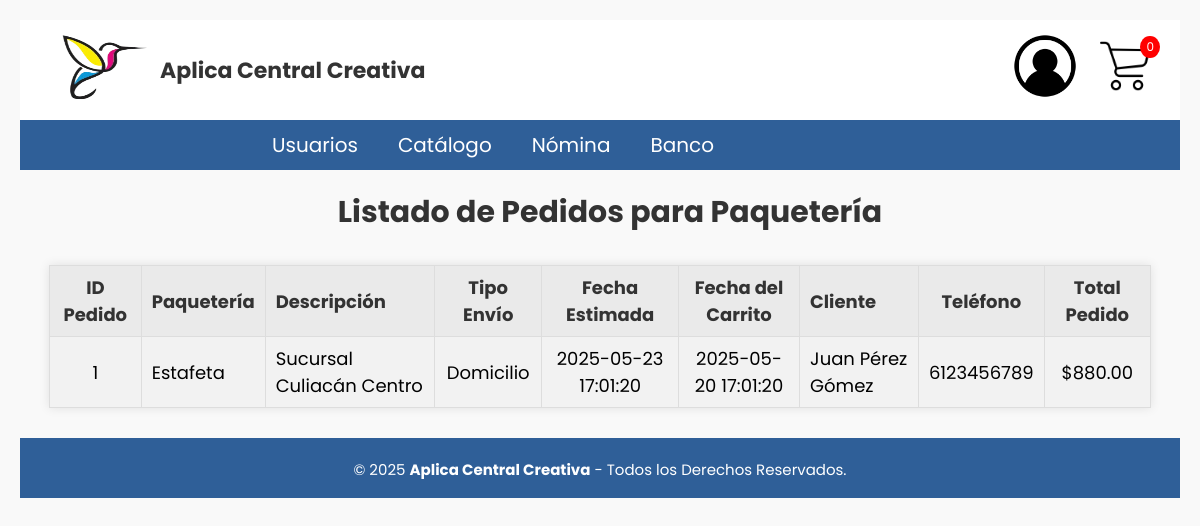
The page /Paqueteria/ver_pedidos.php (signed in) on the database its author committed.
### tables this page shows
CREATE TABLE pedido(
id_pedido INT NOT NULL PRIMARY KEY AUTO_INCREMENT,
id_envio INT NOT NULL,
id_paqueteria INT,
id_carrito INT NOT NULL,
iva DECIMAL(6,2) NOT NULL,
ieps DECIMAL(2),
id_direccion INT,
precio_total_pedido DECIMAL(6,2) NOT NULL,
CONSTRAINT fk_pedido_envio FOREIGN KEY (id_envio) REFERENCES envio(id_envio),
CONSTRAINT fk_pedido_paqueteria FOREIGN KEY (id_paqueteria) REFERENCES paqueteria(id_paqueteria),
CONSTRAINT fk_pedido_carrito FOREIGN KEY (id_carrito) REFERENCES carrito(id_carrito),
CONSTRAINT fk_pedido_direccion FOREIGN KEY (id_direccion) REFERENCES direccion(id_direccion)
);

CREATE TABLE paqueteria(
id_paqueteria INT NOT NULL PRIMARY KEY AUTO_INCREMENT,
nombre_paqueteria VARCHAR(50) NOT NULL,
descripcion VARCHAR(50) NOT NULL,
fecha DATETIME NOT NULL
);

CREATE TABLE envio(
id_envio INT NOT NULL PRIMARY KEY AUTO_INCREMENT,
tipo_envio ENUM('Domicilio','Punto de Entrega') NOT NULL,
costo DECIMAL(6,2) NOT NULL,
fecha_estimada DATETIME NOT NULL
);

CREATE TABLE carrito(
id_carrito INT NOT NULL PRIMARY KEY AUTO_INCREMENT,
id_cliente INT NOT NULL,
fecha DATETIME NOT NULL,
total DECIMAL(10,2) DEFAULT 0,
CONSTRAINT fk_cliente_carrito FOREIGN KEY (id_cliente) REFERENCES cliente(id_cliente)
);

CREATE TABLE cliente (
id_cliente INT NOT NULL PRIMARY KEY AUTO_INCREMENT,
id_usuario INT NOT NULL,
nom_persona VARCHAR(50) NOT NULL,
apellido_paterno VARCHAR(20) NOT NULL,
apellido_materno VARCHAR(20) NOT NULL,
telefono VARCHAR(10) NOT NULL,
monedero DECIMAL(6,2) DEFAULT 0,
CONSTRAINT fk_usuario FOREIGN KEY (id_usuario) REFERENCES usuario(id_usuario)
);

### Paqueteria/ver_pedidos.php (the view, shortened to what this page needs)
<?php
include '../BD/ConexionBD.php';
include ('../Nav/header.php');
$sql = "SELECT
            p.id_pedido,
            pq.nombre_paqueteria,
            pq.descripcion,
            e.tipo_envio,
            e.fecha_estimada,
            c.fecha AS fecha_carrito,
            p.precio_total_pedido,
            cl.nom_persona,
            cl.apellido_paterno,
            cl.apellido_materno,
            cl.telefono
        FROM pedido p
        JOIN paqueteria pq ON p.id_paqueteria = pq.id_paqueteria
        JOIN envio e ON p.id_envio = e.id_envio
        JOIN carrito c ON p.id_carrito = c.id_carrito
        JOIN cliente cl ON c.id_cliente = cl.id_cliente
        ORDER BY p.id_pedido DESC";
$result = $conn->query($sql);
?>
<!DOCTYPE html>
<html lang="es">
<head>
    <link rel="stylesheet" href="estilos_pedidos.css">
</head>
<body>
    <h2>Listado de Pedidos para Paquetería</h2>
    <table>
        <tr>
            <th>ID Pedido</th>
            <th class="descripcion">Paquetería</th>
            <th class="descripcion">Descripción</th>
            <th>Tipo Envío</th>
            <th>Fecha Estimada</th>
            <th>Fecha del Carrito</th>
            <th class="cliente">Cliente</th>
            <th class="telefono">Teléfono</th>
            <th>Total Pedido</th>
        </tr>
        <?php
        if ($result && $result->num_rows > 0) {
            while ($row = $result->fetch_assoc()) {
                echo "<tr>
                        <td>{$row['id_pedido']}</td>
                        <td class='descripcion'>{$row['nombre_paqueteria']}</td>
                        <td class='descripcion'>{$row['descripcion']}</td>
                        <td>{$row['tipo_envio']}</td>
                        <td>{$row['fecha_estimada']}</td>
                        <td>{$row['fecha_carrito']}</td>
                        <td class='cliente'>{$row['nom_persona']} {$row['apellido_paterno']} {$row['apellido_materno']}</td>
                        <td class='telefono'>{$row['telefono']}</td>
                        <td>\${$row['precio_total_pedido']}</td>
                      </tr>";
            }
        } else {
            echo "<tr><td colspan='9'>No hay pedidos registrados</td></tr>";
        }
        ?>
    </table>
    <?php
include '../Nav/footer.php';
?>
</body>
</html>

### CSS/cabecera.css (style rules this page uses)
html { font-size: 20px; overflow-y: auto; font-family: 'Poppins', sans-serif; }

### CSS/menu.css (style rules this page uses)
* { padding: 0px; margin: 0px; }

### CSS/formularios.css (style rules this page uses)
* { font-family: 'Poppins', sans-serif; margin: 0; padding: 0; box-sizing: border-box; }

### CSS/cabecera2.css (style rules this page uses)
* { padding: 0px; margin: 0px; }
h1, h2 { color: #000000; }
table { width: 100%; margin-bottom: 20px; border-collapse: collapse; }
table, th, td { border: 1px solid #ddd; }
th, td { padding: 10px; text-align: left; }

### CSS/Carrito.css (style rules this page uses)
body { font-family: 'Segoe UI', Tahoma, Geneva, Verdana, sans-serif; background-color: #f4f4f9; color: #000000; }
th, td { padding: 12px 15px; text-align: center; vertical-align: middle; }
tbody tr { border-bottom: 1px solid #eee; }

### CSS/direccion.css (style rules this page uses)
body { font-family: 'Segoe UI', Tahoma, Geneva, Verdana, sans-serif; background-color: #f4f4f9; color: #000000; }

### CSS/Tarjetas.css (style rules this page uses)
table { width: 95%; margin: 0 auto 40px auto; border-collapse: collapse; font-family: Arial, sans-serif; }
table th, table td { padding: 8px 10px; border: 1px solid #ddd; text-align: center; font-size: 0.9rem; }
table tbody tr:nth-child(even) { background-color: #f2f2f2; }

### CSS/confirmar_pedido.css (style rules this page uses)
body { font-family: 'Segoe UI', Tahoma, Geneva, Verdana, sans-serif; background-color: #f4f4f9; color: #000000; margin: 0; padding: 0; }
h2 { text-align: left; color: #000000; margin-top: 20px; margin-left: 20px; }

### Paqueteria/estilos_pedidos.css (style rules this page uses)
body { font-family: Arial, sans-serif; background-color: #f9f9f9; padding: 20px; }
h2 { text-align: center; margin-bottom: 30px; color: #333; }
table { width: 95%; margin: 0 auto; border-collapse: collapse; background-color: #fff; box-shadow: 0 0 10px rgba(0, 0, 0, 0.1); }
th, td { border: 1px solid #ccc; padding: 12px; text-align: center; }
th.descripcion, td.descripcion, th.cliente, td.cliente { text-align: left; }
th.telefono, td.telefono { width: 110px; }
th { background-color: #eaeaea; color: #333; font-weight: bold; }
tr:nth-child(even) { background-color: #f5f5f5; }

### rows shown on the page
pedido: id_pedido "1", id_paqueteria.nombre_paqueteria "Estafeta", id_paqueteria.descripcion "Sucursal Culiacán Centro", id_envio.tipo_envio "Domicilio", id_envio.fecha_estimada "2025-05-23 17:01:20", id_carrito.fecha "2025-05-20 17:01:20", cliente.nom_persona "Juan", cliente.apellido_paterno "Pérez", cliente.apellido_materno "Gómez", cliente.telefono "6123456789", precio_total_pedido "880.00"

### other values the page prints
$total_cantidad "0"
$nombre "Usuarios"
$nombre "Catálogo"
$nombre "Nómina"
$nombre "Banco"
